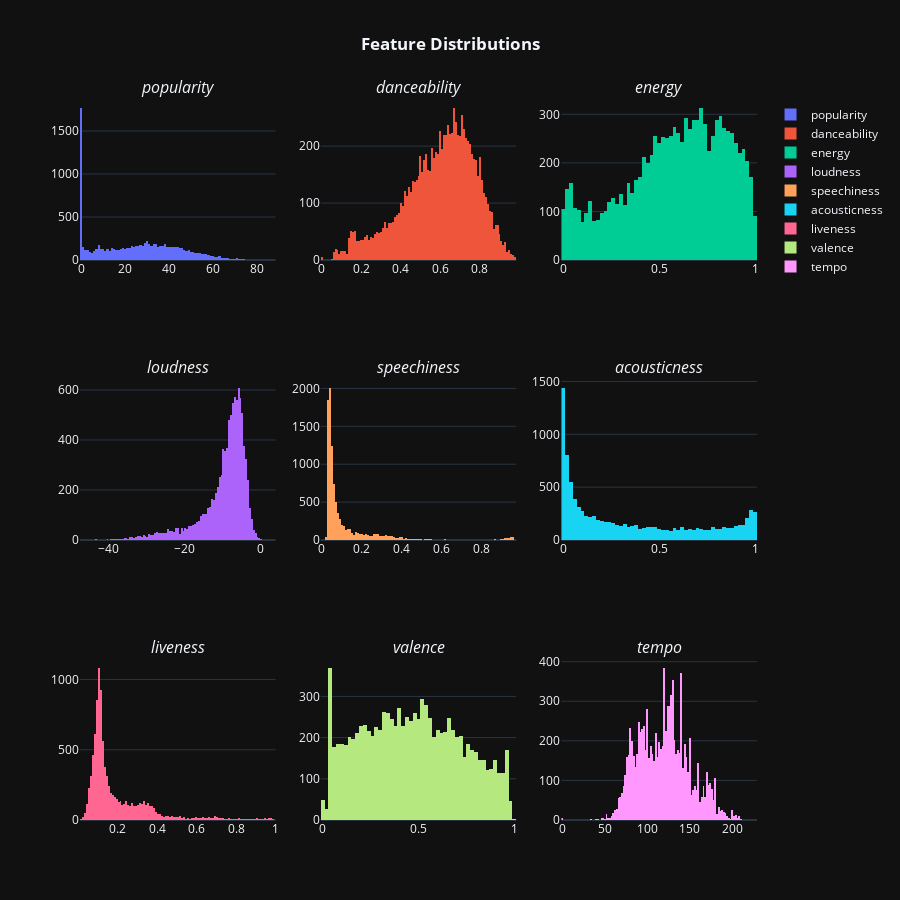

Source (notebook cell):
### Markdown cell above
##### 1) Phân bố của các đặc tính âm nhạc

### Code cell
import plotly.graph_objects as go
from plotly.subplots import make_subplots

fig = make_subplots(rows=3, cols=3, 
                    subplot_titles=('<i>popularity', '<i>danceability', '<i>energy',
                                    '<i>loudness', '<i>speechiness', '<i>acousticness',
                                    '<i>liveness', '<i>valence', '<i>tempo'))

fig.add_trace(go.Histogram(x=df_eda['popularity'], name='popularity'), row=1, col=1)
fig.add_trace(go.Histogram(x=df_eda['danceability'], name='danceability'), row=1, col=2)
fig.add_trace(go.Histogram(x=df_eda['energy'], name='energy'), row=1, col=3)
fig.add_trace(go.Histogram(x=df_eda['loudness'], name='loudness'), row=2, col=1)
fig.add_trace(go.Histogram(x=df_eda['speechiness'], name='speechiness'), row=2, col=2)
fig.add_trace(go.Histogram(x=df_eda['acousticness'], name='acousticness'), row=2, col=3)
fig.add_trace(go.Histogram(x=df_eda['liveness'], name='liveness'), row=3, col=1)
fig.add_trace(go.Histogram(x=df_eda['valence'], name='valence'), row=3, col=2)
fig.add_trace(go.Histogram(x=df_eda['tempo'], name='tempo'), row=3, col=3)

fig.update_layout(height=900, width=900, 
                  title_text='<b>Feature Distributions</b>', 
                  template='plotly_dark', title_x=0.5)
fig.show()

### Figure 1 — Plotly figure (JSON) as saved in the notebook; plotly's stock layout.template omitted (floating-point values rounded to 4 significant figures; data arrays with more than 128 entries replaced by an {"elided": "..."} marker saying what was removed)
{"data": [{"name": "popularity", "type": "histogram", "x": {"elided": "9929 int values"}, "xaxis": "x", "yaxis": "y"}, {"name": "danceability", "type": "histogram", "x": {"elided": "9929 float values"}, "xaxis": "x2", "yaxis": "y2"}, {"name": "energy", "type": "histogram", "x": {"elided": "9929 float values"}, "xaxis": "x3", "yaxis": "y3"}, {"name": "loudness", "type": "histogram", "x": {"elided": "9929 float values"}, "xaxis": "x4", "yaxis": "y4"}, {"name": "speechiness", "type": "histogram", "x": {"elided": "9929 float values"}, "xaxis": "x5", "yaxis": "y5"}, {"name": "acousticness", "type": "histogram", "x": {"elided": "9929 float values"}, "xaxis": "x6", "yaxis": "y6"}, {"name": "liveness", "type": "histogram", "x": {"elided": "9929 float values"}, "xaxis": "x7", "yaxis": "y7"}, {"name": "valence", "type": "histogram", "x": {"elided": "9929 float values"}, "xaxis": "x8", "yaxis": "y8"}, {"name": "tempo", "type": "histogram", "x": {"elided": "9929 float values"}, "xaxis": "x9", "yaxis": "y9"}], "layout": {"annotations": [{"font": {"size": 16}, "showarrow": false, "text": "<i>popularity", "x": 0.1444, "xanchor": "center", "xref": "paper", "y": 1, "yanchor": "bottom", "yref": "paper"}, {"font": {"size": 16}, "showarrow": false, "text": "<i>danceability", "x": 0.5, "xanchor": "center", "xref": "paper", "y": 1, "yanchor": "bottom", "yref": "paper"}, {"font": {"size": 16}, "showarrow": false, "text": "<i>energy", "x": 0.8556, "xanchor": "center", "xref": "paper", "y": 1, "yanchor": "bottom", "yref": "paper"}, {"font": {"size": 16}, "showarrow": false, "text": "<i>loudness", "x": 0.1444, "xanchor": "center", "xref": "paper", "y": 0.6111, "yanchor": "bottom", "yref": "paper"}, {"font": {"size": 16}, "showarrow": false, "text": "<i>speechiness", "x": 0.5, "xanchor": "center", "xref": "paper", "y": 0.6111, "yanchor": "bottom", "yref": "paper"}, {"font": {"size": 16}, "showarrow": false, "text": "<i>acousticness", "x": 0.8556, "xanchor": "center", "xref": "paper", "y": 0.6111, "yanchor": "bottom", "yref": "paper"}, {"font": {"size": 16}, "showarrow": false, "text": "<i>liveness", "x": 0.1444, "xanchor": "center", "xref": "paper", "y": 0.2222, "yanchor": "bottom", "yref": "paper"}, {"font": {"size": 16}, "showarrow": false, "text": "<i>valence", "x": 0.5, "xanchor": "center", "xref": "paper", "y": 0.2222, "yanchor": "bottom", "yref": "paper"}, {"font": {"size": 16}, "showarrow": false, "text": "<i>tempo", "x": 0.8556, "xanchor": "center", "xref": "paper", "y": 0.2222, "yanchor": "bottom", "yref": "paper"}], "height": 900, "title": {"text": "<b>Feature Distributions</b>", "x": 0.5}, "width": 900, "xaxis": {"anchor": "y", "domain": [0, 0.2889]}, "xaxis2": {"anchor": "y2", "domain": [0.3556, 0.6444]}, "xaxis3": {"anchor": "y3", "domain": [0.7111, 1]}, "xaxis4": {"anchor": "y4", "domain": [0, 0.2889]}, "xaxis5": {"anchor": "y5", "domain": [0.3556, 0.6444]}, "xaxis6": {"anchor": "y6", "domain": [0.7111, 1]}, "xaxis7": {"anchor": "y7", "domain": [0, 0.2889]}, "xaxis8": {"anchor": "y8", "domain": [0.3556, 0.6444]}, "xaxis9": {"anchor": "y9", "domain": [0.7111, 1]}, "yaxis": {"anchor": "x", "domain": [0.7778, 1]}, "yaxis2": {"anchor": "x2", "domain": [0.7778, 1]}, "yaxis3": {"anchor": "x3", "domain": [0.7778, 1]}, "yaxis4": {"anchor": "x4", "domain": [0.3889, 0.6111]}, "yaxis5": {"anchor": "x5", "domain": [0.3889, 0.6111]}, "yaxis6": {"anchor": "x6", "domain": [0.3889, 0.6111]}, "yaxis7": {"anchor": "x7", "domain": [0, 0.2222]}, "yaxis8": {"anchor": "x8", "domain": [0, 0.2222]}, "yaxis9": {"anchor": "x9", "domain": [0, 0.2222]}}}
